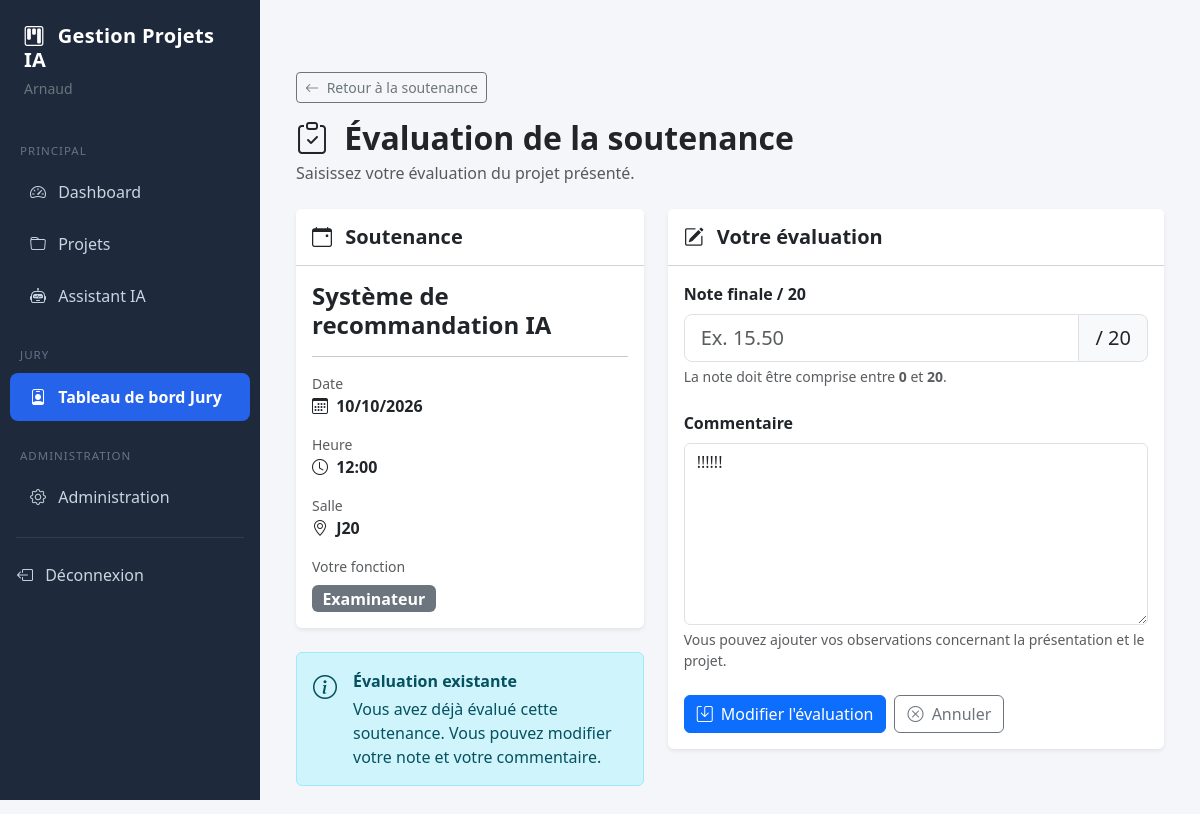
Screenshot of /jury/soutenance/1/evaluation/ (signed in) with the database file from the repository.
### accounts/models.py (models this page shows, shortened)
class User(AbstractUser):
    class Role(models.TextChoices):
        ADMIN = "ADMIN", "Administrateur"
        ENSEIGNANT = "ENSEIGNANT", "Enseignant"
        ETUDIANT = "ETUDIANT", "Étudiant"
        JURY = "JURY", "Jury"
    role = models.CharField(
        max_length=20,
        choices=Role.choices,
        default=Role.ETUDIANT
    )
    telephone = models.CharField(max_length=20, blank=True, null=True)
    photo = models.ImageField(upload_to="photos/", blank=True, null=True)
    @property
    def is_admin(self):
        return self.role == self.Role.ADMIN or self.is_superuser

### jury/models.py (models this page shows, shortened)
class Soutenance(models.Model):
    class Statut(models.TextChoices):
        PLANIFIEE = "PLANIFIEE", "Planifiée"
        EN_COURS = "EN_COURS", "En cours"
        TERMINEE = "TERMINEE", "Terminée"
        ANNULEE = "ANNULEE", "Annulée"
    projet = models.ForeignKey(
        Projet,
        on_delete=models.CASCADE,
        related_name="soutenances"
    )
    date = models.DateField()
    heure = models.TimeField()
    salle = models.CharField(
        max_length=150
    )
    statut = models.CharField(
        max_length=20,
        choices=Statut.choices,
        default=Statut.PLANIFIEE
    )
    commentaire = models.TextField(
        blank=True
    )
    creee_par = models.ForeignKey(
        settings.AUTH_USER_MODEL,
        on_delete=models.SET_NULL,
        null=True,
        blank=True,
        related_name="soutenances_creees"
    )
    date_creation = models.DateTimeField(
        auto_now_add=True
    )
    date_modification = models.DateTimeField(
        auto_now=True
    )
    class Meta:
        ordering = ["date", "heure"]

class MembreJury(models.Model):
    class Fonction(models.TextChoices):
        PRESIDENT = "PRESIDENT", "Président"
        RAPPORTEUR = "RAPPORTEUR", "Rapporteur"
        EXAMINATEUR = "EXAMINATEUR", "Examinateur"
    soutenance = models.ForeignKey(
        Soutenance,
        on_delete=models.CASCADE,
        related_name="membres"
    )
    utilisateur = models.ForeignKey(
        settings.AUTH_USER_MODEL,
        on_delete=models.CASCADE,
        related_name="participations_jury"
    )
    fonction = models.CharField(
        max_length=20,
        choices=Fonction.choices,
        default=Fonction.EXAMINATEUR
    )
    present = models.BooleanField(
        default=True
    )
    date_ajout = models.DateTimeField(
        auto_now_add=True
    )

class Evaluation(models.Model):
    membre_jury = models.ForeignKey(
        MembreJury,
        on_delete=models.CASCADE,
        related_name="evaluations"
    )
    note = models.DecimalField(
        max_digits=5,
        decimal_places=2,
        null=True,
        blank=True
    )
    commentaire = models.TextField(
        blank=True
    )
    date_evaluation = models.DateTimeField(
        auto_now=True
    )

### projets/models.py (models this page shows, shortened)
class Projet(models.Model):
    class Statut(models.TextChoices):
        PROPOSITION = "PROPOSITION", "Proposition"
        VALIDE = "VALIDE", "Validé"
        EQUIPE_AFFECTEE = "EQUIPE_AFFECTEE", "Équipe affectée"
        ENCADRANT_AFFECTE = "ENCADRANT_AFFECTE", "Encadrant affecté"
        EN_COURS = "EN_COURS", "En cours"
        LIVRABLES_SOUMIS = "LIVRABLES_SOUMIS", "Livrables soumis"
        VALIDATION_ENCADRANT = "VALIDATION_ENCADRANT", "Validation encadrant"
        SOUTENANCE = "SOUTENANCE", "Soutenance"
        EVALUE = "EVALUE", "Évalué"
        CLOTURE = "CLOTURE", "Clôturé"
        REFUSE = "REFUSE", "Refusé"
    titre = models.CharField(
        max_length=255
    )
    description = models.TextField()
    objectifs = models.TextField(
        blank=True
    )
    statut = models.CharField(
        max_length=30,
        choices=Statut.choices,
        default=Statut.PROPOSITION
    )
    progression = models.PositiveIntegerField(
        default=0
    )
    score_risque = models.PositiveIntegerField(
        default=0
    )
    date_debut = models.DateField(
        default=timezone.now
    )
    date_fin_prevue = models.DateField(
        null=True,
        blank=True
    )
    date_fin_reelle = models.DateField(
        null=True,
        blank=True
    )
    date_creation = models.DateTimeField(
        auto_now_add=True
    )
    date_modification = models.DateTimeField(
        auto_now=True
    )
    createur = models.ForeignKey(
        settings.AUTH_USER_MODEL,
        on_delete=models.CASCADE,
        related_name="projets_crees"
    )
    encadrant = models.ForeignKey(
        settings.AUTH_USER_MODEL,
        on_delete=models.SET_NULL,
        null=True,
        blank=True,
        related_name="projets_encadres",
        limit_choices_to={
            "role": "ENSEIGNANT"
        }
    )
    class Meta:
        ordering = [
            "-date_creation"
        ]

### jury/views.py (the view, shortened to what this page needs)
@login_required
def evaluer_soutenance(
    request,
    soutenance_id
):
    if not est_jury(request.user):
        raise PermissionDenied(
            "Accès réservé aux membres du jury."
        )
    soutenance = get_object_or_404(
        Soutenance,
        pk=soutenance_id
    )
    membre_jury = get_object_or_404(
        MembreJury,
        soutenance=soutenance,
        utilisateur=request.user
    )
    evaluation = (
        Evaluation.objects
        .filter(
            membre_jury=membre_jury
        )
        .first()
    )
    return render(
        request,
        "jury/evaluation.html",
        {
            "soutenance": soutenance,
            "membre_jury": membre_jury,
            "evaluation": evaluation,
        }
    )

### templates/jury/evaluation.html (shortened to what this page needs)
{% extends "base.html" %}
{% block content %}
<div class="container py-5">
    <div class="mb-4">
        <a
            href="{% url 'jury:detail_soutenance' soutenance.id %}"
            class="btn btn-outline-secondary btn-sm mb-3"
        >
            <i class="bi bi-arrow-left me-1"></i>
            Retour à la soutenance
        </a>
        <h2 class="fw-bold mb-1">
            <i class="bi bi-clipboard-check me-2"></i>
            Évaluation de la soutenance
        </h2>
        <p class="text-muted mb-0">
            Saisissez votre évaluation du projet présenté.
        </p>
    </div>
    <div class="row g-4">
        <div class="col-lg-5">
            <div class="card shadow-sm border-0 mb-4">
                <div class="card-header bg-white py-3">
                    <h5 class="fw-bold mb-0">
                        <i class="bi bi-calendar-event me-2"></i>
                        Soutenance
                    </h5>
                </div>
                <div class="card-body">
                    <h4 class="fw-bold">
                        {{ soutenance.projet.titre }}
                    </h4>
                    <hr>
                    <div class="mb-3">
                        <small class="text-muted d-block">
                            Date
                        </small>
                        <strong>
                            <i class="bi bi-calendar3 me-1"></i>
                            {{ soutenance.date|date:"d/m/Y" }}
                        </strong>
                    </div>
                    <div class="mb-3">
                        <small class="text-muted d-block">
                            Heure
                        </small>
                        <strong>
                            <i class="bi bi-clock me-1"></i>
                            {{ soutenance.heure|time:"H:i" }}
                        </strong>
                    </div>
                    <div class="mb-3">
                        <small class="text-muted d-block">
                            Salle
                        </small>
                        <strong>
                            <i class="bi bi-geo-alt me-1"></i>
                            {{ soutenance.salle }}
                        </strong>
                    </div>
                    <div>
                        <small class="text-muted d-block mb-2">
                            Votre fonction
                        </small>
                        <span class="badge bg-secondary fs-6">
                            {{ membre_jury.get_fonction_display }}
                        </span>
                    </div>
                </div>
            </div>
            {% if evaluation %}
                <div class="alert alert-info">
                    <div class="d-flex">
                        <i class="bi bi-info-circle fs-4 me-3"></i>
                        <div>
                            <strong>
                                Évaluation existante
                            </strong>
                            <p class="mb-0 mt-1">
                                Vous avez déjà évalué cette soutenance.
                                Vous pouvez modifier votre note et votre commentaire.
                            </p>
                        </div>
                    </div>
                </div>
            {% endif %}
        </div>
        <div class="col-lg-7">
            <div class="card shadow-sm border-0">
                <div class="card-header bg-white py-3">
                    <h5 class="fw-bold mb-0">
                        <i class="bi bi-pencil-square me-2"></i>
                        Votre évaluation
                    </h5>
                </div>
                <div class="card-body">
                    <form
                        method="post"
                        novalidate
                    >
                        <div class="mb-4">
                            <label
                                for="note"
                                class="form-label fw-semibold"
                            >
                                Note finale / 20
                            </label>
                            <div class="input-group input-group-lg">
                                <input
                                    type="number"
                                    id="note"
                                    name="note"
                                    class="form-control"
                                    min="0"
                                    max="20"
                                    step="0.01"
                                    value="{{ evaluation.note|default:'' }}"
                                    placeholder="Ex. 15.50"
                                    required
                                >
                                <span class="input-group-text">
                                    / 20
                                </span>
                            </div>
                            <div class="form-text">
                                La note doit être comprise entre
                                <strong>0</strong> et <strong>20</strong>.
                            </div>
                        </div>
                        <div class="mb-4">
                            <label
                                for="commentaire"
                                class="form-label fw-semibold"
                            >
                                Commentaire
                            </label>
                            <textarea
                                id="commentaire"
                                name="commentaire"
                                class="form-control"
                                rows="7"
                                placeholder="Saisissez vos remarques, observations et commentaires sur la soutenance..."
                            >{{ evaluation.commentaire|default:'' }}</textarea>
                            <div class="form-text">
                                Vous pouvez ajouter vos observations concernant la présentation et le projet.
                            </div>
                        </div>
                        <div class="d-flex flex-wrap gap-2">
                            <button
                                type="submit"
                                class="btn btn-primary"
                            >
                                <i class="bi bi-save me-1"></i>
                                {% if evaluation %}
                                    Modifier l'évaluation
                                {% else %}
                                    Enregistrer l'évaluation
                                {% endif %}
                            </button>
                            <a
                                href="{% url 'jury:detail_soutenance' soutenance.id %}"
                                class="btn btn-outline-secondary"
                            >
                                <i class="bi bi-x-circle me-1"></i>
                                Annuler
                            </a>
                        </div>
                    </form>
                </div>
            </div>
        </div>
    </div>
</div>
{% endblock %}

### templates/base.html (shortened to what this page needs)
<!DOCTYPE html>
<html lang="fr">
<head>
    <link
        href="https://cdn.jsdelivr.net/npm/bootstrap@5.3.3/dist/css/bootstrap.min.css"
        rel="stylesheet"
    >
    <link
        href="https://cdn.jsdelivr.net/npm/bootstrap-icons@1.11.3/font/bootstrap-icons.min.css"
        rel="stylesheet"
    >
</head>
<body>
{% if user.is_authenticated %}
<aside
    class="sidebar"
    id="sidebar"
>
    <div class="p-4">
        <div class="d-flex justify-content-between align-items-start">
            <div>
                <h5 class="fw-bold sidebar-title mb-1 text-white">
                    <i class="bi bi-kanban me-2"></i>
                    Gestion Projets IA
                </h5>
                <small class="text-secondary">
                    {{ user.get_full_name|default:user.username }}
                </small>
            </div>
        </div>
    </div>
    <nav class="mt-2">
        <div class="menu-section">
            Principal
        </div>
        <a
            href="{% url 'dashboard' %}"
            class="{% if request.resolver_match.url_name == 'dashboard' %}active{% endif %}"
        >
            <i class="bi bi-speedometer2 me-2"></i>
            Dashboard
        </a>
        <a
            href="{% url 'liste_projets' %}"
            class="{% if 'projet' in request.resolver_match.url_name %}active{% endif %}"
        >
            <i class="bi bi-folder me-2"></i>
            Projets
        </a>
        <a href="{% url 'chatbot' %}">
            <i class="bi bi-robot me-2"></i>
            Assistant IA
        </a>
        {% if user.role == "JURY" or user.role == "ADMIN" or user.is_admin or user.is_superuser %}
            <div class="menu-section mt-3">
                Jury
            </div>
            <a
                href="{% url 'jury:dashboard' %}"
                class="jury-link {% if request.resolver_match.namespace == 'jury' %}active{% endif %}"
            >
                <i class="bi bi-person-badge me-2"></i>
                Tableau de bord Jury
            </a>
        {% endif %}
        {% if user.role == "ADMIN" or user.is_admin or user.is_superuser %}
            <div class="menu-section mt-3">
                Administration
            </div>
            <a
                href="/admin/"
                target="_blank"
            >
                <i class="bi bi-gear me-2"></i>
                Administration
            </a>
        {% endif %}
        <hr class="border-secondary mx-3">
        <form
            method="post"
            action="{% url 'logout' %}"
            class="d-inline"
        >
            <button
                type="submit"
                class="btn btn-link text-decoration-none text-start w-100 px-3 py-2"
                style="color: #cbd5e1 !important;"
            >
                <i class="bi bi-box-arrow-left me-2"></i>
                Déconnexion
            </button>
        </form>
    </nav>
</aside>
<main class="main-content">
    {% block content %}{% endblock %}
</main>
{% else %}
{% block auth_content %}{% endblock %}
{% endif %}
</body>
</html>

### rows the page displays
User: get_full_name "Arnaud"
Soutenance: projet.titre "Système de recommandation IA", date "10/10/2026", heure "12:00", salle "J20"
MembreJury: fonction "Examinateur"
Evaluation: commentaire "!!!!!!"
